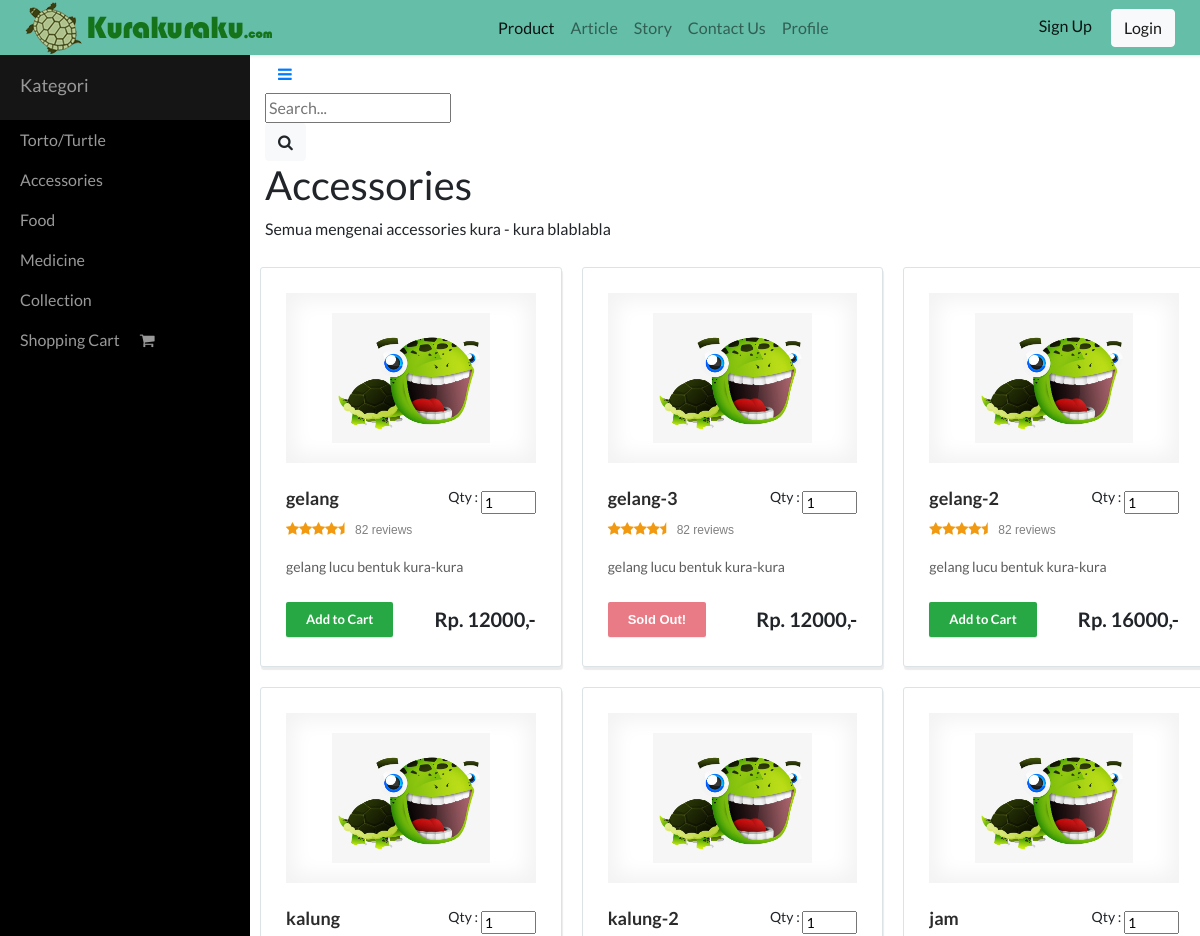
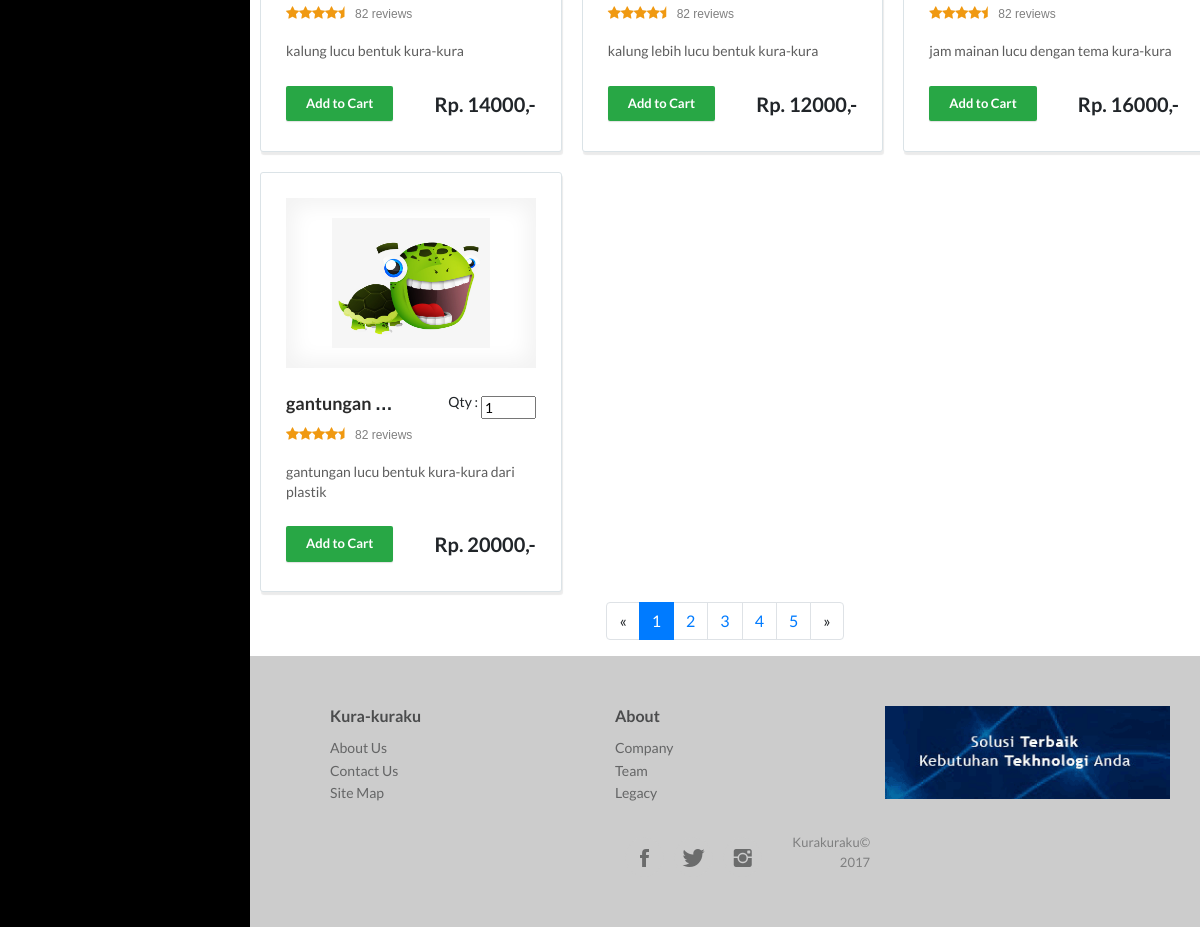
Screenshot of /index.php/Route/accessories with the database file from the repository (2 pictures, top to bottom).
### tables this page shows
CREATE TABLE `product` (
  `id_product` int(11) NOT NULL,
  `nama` varchar(100) NOT NULL,
  `stok` int(11) NOT NULL,
  `harga` int(11) NOT NULL,
  `deskripsi` varchar(500) NOT NULL,
  `gambar` varchar(100) NOT NULL,
  `jenis` varchar(20) NOT NULL
);

### application/controllers/Route.php (called while the page is built, shortened)
<?php
class Route extends CI_Controller {
	function __construct(){
		$this->load->model('Model_item', 'm_item');
		$this->load->library('cart');
	  }
	public function accessories(){
		$data['item_product'] = $this->m_item->get_Array("*", "product", "jenis = 'accessories'");
		$this->load->view("halaman/accessories", $data);
	}
}

### index.php (called while the page is built, shortened)
<?php
require_once BASEPATH.'core/CodeIgniter.php';

### application/models/Model_item.php (called while the page is built, shortened)
<?php
	class Model_item extends CI_Model {
    public function get_array($select, $from,$where){
        return $this->db->select($select)->where($where)->get($from)->result_array();
    }
  }
?>

### application/views/halaman/accessories.php (the view, shortened to what this page needs)
<!DOCTYPE html>
<html style="font-family:Lato, sans-serif;">
<head>
</head>
<body style="font-family:Lato, sans-serif;padding:0px">
    <div id="wrapper">
        <div class="page-content-wrapper" style="font-family:Lato, sans-serif;">
            <div class="container-fluid">
            <form action="<?php echo site_url()?>/Cont_trans/search/accessories" method="post">
            <div class="search-container" style="margin-top:0px;">
                <a class="btn btn-link" role="button" href="#menu-toggle" id="menu-toggle"><i class="fa fa-bars"></i></a>
                <div style="width:100%">
                    <input autocomplete="off" type="text" name="search-bar" placeholder="Search..." class="search-input" onkeyup="showResult(this.value)">
                </div>
            <button class="btn btn-light search-btn" type="submit"> <i class="fa fa-search"></i></button>
            </div>
            </form>
                <div
                    class="row" style="font-family:Lato, sans-serif;">
                    <div class="col-md-12">
                        <div>
                            <h1 style="font-family:Lato, sans-serif;">Accessories</h1>
                        </div>
                        <?php if(!empty($search)) : ?>
                        <p style="font-family:Lato, sans-serif;">Anda mencari : ' <?php echo $search?> '</p>
                        <?php else :?>
                        <p style="font-family:Lato, sans-serif;">Semua mengenai accessories kura - kura blablabla</p>
                        <?php endif ?>
                    </div>
            </div>
        </div>
        <div class="row product-list" style="font-family:Lato, sans-serif;min-height:50vh;margin-left:0px;">
            <?php foreach($item_product as $items) :?>
            <div class="col-12 col-sm-6 col-md-6 col-lg-4 col-xl-4 d-flex product-item" style="font-family:Lato, sans-serif;min-width:33.3333%;">
                <div class="product-container" style="min-width:100%;">
                    <form action="<?php echo site_url() ?>/Cont_trans/addToCart/accessories" method="POST">
                    <div class="row">
                        <div class="col-md-12"><a href="#" class="product-image"><img src="<?php echo base_url()?>/assets/img/<?php echo $items['gambar']?>"></a></div>
                    </div>
                    <div class="row">
                        <div class="col-6">
                            <h2><a href="#" style="font-family:Lato, sans-serif;font-weight:bold;"><?php echo $items['nama']?></a></h2>
                        </div>
                        <div class="col-3" style="padding:0px;">
                            <p class="float-right" style="padding-right:0px;font-family:Lato, sans-serif;">Qty :&nbsp;</p>
                        </div>
                        <div class="col-3" style="padding-left:0px;"><input type="number"  name="qty" value="1" placeholder="1" min="1" style="width:100%;margin-top:3px;font-family:Lato, sans-serif;"></div>
                    </div>
                    <div class="product-rating"><i class="fa fa-star"></i><i class="fa fa-star"></i><i class="fa fa-star"></i><i class="fa fa-star"></i><i class="fa fa-star-half"></i><a href="#" class="small-text">82 reviews</a></div>
                    <div class="row">
                        <div class="col-12">
                            <p class="product-description" style="font-family:Lato, sans-serif;"><?php echo $items['deskripsi']?></p>
                            <div class="row">
                                    <?php if($items['stok']) :?>
                                    <div class="col-6 d-inline-flex align-items-center"><button class="btn btn-success" type="submit" style="font-family:Lato, sans-serif;">Add to Cart</button></div>
                                    <?php else :?>
                                    <div class="col-6 d-inline-flex align-items-center"><button class="btn btn-danger sold-out" type="button" disabled="disabled">Sold Out!</button></div>
                                    <?php endif ?>
                                <div class="col-6"><label class="col-form-label float-right" style="font-size:20px;font-family:Lato, sans-serif;"><strong>Rp. <?php echo $items['harga']?>,-</strong><br></label></div>
                            </div>
                        </div>
                    </div>
                    </form>
                </div>
            </div>
            <?php endforeach ?>
        </div>
        <nav class="d-flex justify-content-center">
            <ul class="pagination">
                <li class="page-item"><a class="page-link" aria-label="Previous"><span aria-hidden="true">«</span></a></li>
                <li class="page-item active"><a class="page-link" href="#">1</a></li>
                <li class="page-item"><a class="page-link" href="#">2</a></li>
                <li class="page-item"><a class="page-link" href="#">3</a></li>
                <li class="page-item"><a class="page-link" href="#">4</a></li>
                <li class="page-item"><a class="page-link" href="#">5</a></li>
                <li class="page-item"><a class="page-link" aria-label="Next"><span aria-hidden="true">»</span></a></li>
            </ul>
        </nav>
    </div>
    </div>
    <div class="footer-clean" style="background-color:#cccccc;">
        <footer>
            <div class="container">
                <div class="row justify-content-center">
                    <div class="col-sm-4 col-md-3 col-xl-3 offset-md-3 offset-lg-3 offset-xl-3 item">
                        <h3>Kura-kuraku</h3>
                        <ul>
                            <li><a href="#">About Us</a></li>
                            <li><a href="#">Contact Us</a></li>
                            <li><a href="#">Site Map</a></li>
                        </ul>
                    </div>
                    <div class="col-sm-4 col-md-3 offset-xl-0 item">
                        <h3>About</h3>
                        <ul>
                            <li><a href="#">Company</a></li>
                            <li><a href="#">Team</a></li>
                            <li><a href="#">Legacy</a></li>
                        </ul>
                    </div>
                    <div class="col-sm-4 col-md-3 item" style="padding:auto;padding-right:0px;padding-left:0px;"><a class="d-flex justify-content-center" href="http://www.limabenua.com" target="_parent"><img class="img-fluid" src="<?php echo base_url()?>/assets/img/12_20170727_08512234.gif"></a></div>
                    <div class="col-md-6 col-lg-3 col-xl-3 offset-md-6 offset-lg-2 offset-xl-3 d-flex justify-content-center align-items-center item social"
                        style="padding-top:10px;"><a href="#"><i class="icon ion-social-facebook"></i></a><a href="#"><i class="icon ion-social-twitter"></i></a><a href="#"><i class="icon ion-social-instagram"></i></a>
                        <p class="copyright">Kurakuraku© 2017</p>
                    </div>
                </div>
            </div>
        </footer>
    </div>
</body>
</html>

### rows the page displays
product: gambar (picture), nama "gelang", deskripsi "gelang lucu bentuk kura-kura", stok "Add to Cart", harga "12000"
product: gambar (picture), nama "gelang-3", deskripsi "gelang lucu bentuk kura-kura", stok "Sold Out!", harga "12000"
product: gambar (picture), nama "gelang-2", deskripsi "gelang lucu bentuk kura-kura", stok "Add to Cart", harga "16000"
product: gambar (picture), nama "kalung", deskripsi "kalung lucu bentuk kura-kura", stok "Add to Cart", harga "14000"
product: gambar (picture), nama "kalung-2", deskripsi "kalung lebih lucu bentuk kura-kura", stok "Add to Cart", harga "12000"
product: gambar (picture), nama "jam", deskripsi "jam mainan lucu dengan tema kura-kura", stok "Add to Cart", harga "16000"
product: gambar (picture), nama "gantungan…", deskripsi "gantungan lucu bentuk kura-kura dari plastik", stok "Add to Cart", harga "20000"
